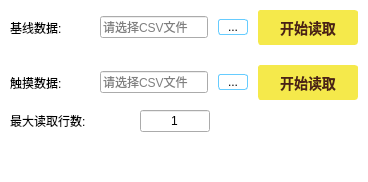
           <widget class="QWidget" name="bottom_3" native="true">
            <property name="styleSheet">
             <string notr="true">QWidget#bottom_3 {
    background-color: #FFFFFF;
}</string>
            </property>
            <layout class="QVBoxLayout" name="bottom3Layout">
             <property name="spacing">
              <number>0</number>
             </property>
             <property name="leftMargin">
              <number>0</number>
             </property>
             <property name="topMargin">
              <number>0</number>
             </property>
             <property name="rightMargin">
              <number>0</number>
             </property>
             <property name="bottomMargin">
              <number>0</number>
             </property>
             <item>
              <widget class="QWidget" name="baselineArea" native="true">
               <property name="styleSheet">
                <string notr="true">QWidget#baselineArea {
    background-color: #FFFFFF;
}</string>
               </property>
               <layout class="QVBoxLayout" name="baselineAreaLayout">
                <property name="spacing">
                 <number>10</number>
                </property>
                <property name="leftMargin">
                 <number>10</number>
                </property>
                <property name="topMargin">
                 <number>10</number>
                </property>
                <property name="rightMargin">
                 <number>10</number>
                </property>
                <property name="bottomMargin">
                 <number>10</number>
                </property>
                <item>
                 <layout class="QHBoxLayout" name="baselineFileLayout">
               <item>
                <widget class="QLabel" name="baselineFileLabel">
                 <property name="minimumSize">
                  <size>
                   <width>80</width>
                   <height>0</height>
                  </size>
                 </property>
                 <property name="maximumSize">
                  <size>
                   <width>80</width>
                   <height>16777215</height>
                  </size>
                 </property>
                 <property name="text">
                  <string>基线数据:</string>
                 </property>
                </widget>
               </item>
               <item>
                <widget class="QLineEdit" name="baselineFileLineEdit">
                 <property name="readOnly">
                  <bool>true</bool>
                 </property>
                 <property name="placeholderText">
                  <string>请选择CSV文件</string>
                 </property>
                </widget>
               </item>
               <item>
                <widget class="QPushButton" name="baselineFileBrowseButton">
                 <property name="minimumSize">
                  <size>
                   <width>30</width>
                   <height>0</height>
                  </size>
                 </property>
                 <property name="maximumSize">
                  <size>
                   <width>30</width>
                   <height>16777215</height>
                  </size>
                 </property>
                 <property name="styleSheet">
                  <string notr="true">QPushButton {
    background-color: white;
    border: 1px solid #66CCFF;
    border-radius: 3px;
}
QPushButton:hover {
    background-color: #E6F7FF;
}
QPushButton:pressed {
    background-color: #66CCFF;
}</string>
                 </property>
                 <property name="text">
                  <string>...</string>
                 </property>
                </widget>
               </item>
               <item>
                <widget class="QPushButton" name="baselineReadButton">
                 <property name="minimumSize">
                  <size>
                   <width>100</width>
                   <height>35</height>
                  </size>
                 </property>
                 <property name="maximumSize">
                  <size>
                   <width>100</width>
                   <height>35</height>
                  </size>
                 </property>
                 <property name="styleSheet">
                  <string notr="true">QPushButton {
    background-color: #F5E94B;
    color: #4B2116;
    border: 1px solid #F5E94B;
    border-radius: 3px;
    font-size: 14px;
    font-weight: bold;
}
QPushButton:hover {
    background-color: #F7EE6A;
}
QPushButton:pressed {
    background-color: #E5D93B;
}</string>
                 </property>
                 <property name="text">
                  <string>开始读取</string>
                 </property>
                </widget>
                 </item>
                </layout>
               </item>
              </layout>
             </widget>
            </item>
            <item>
             <widget class="QWidget" name="touchArea" native="true">
              <property name="styleSheet">
               <string notr="true">QWidget#touchArea {
    background-color: #FFFFFF;
}</string>
              </property>
              <layout class="QVBoxLayout" name="touchAreaLayout">
               <property name="spacing">
                <number>10</number>
               </property>
               <property name="leftMargin">
                <number>10</number>
               </property>
               <property name="topMargin">
                <number>10</number>
               </property>
               <property name="rightMargin">
                <number>10</number>
               </property>
               <property name="bottomMargin">
                <number>10</number>
               </property>
               <item>
                <layout class="QHBoxLayout" name="touchFileLayout">
                 <item>
                  <widget class="QLabel" name="touchFileLabel">
                 <property name="minimumSize">
                  <size>
                   <width>80</width>
                   <height>0</height>
                  </size>
                 </property>
                 <property name="maximumSize">
                  <size>
                   <width>80</width>
                   <height>16777215</height>
                  </size>
                 </property>
                 <property name="text">
                  <string>触摸数据:</string>
                 </property>
                </widget>
               </item>
               <item>
                <widget class="QLineEdit" name="touchFileLineEdit">
                 <property name="readOnly">
                  <bool>true</bool>
                 </property>
                 <property name="placeholderText">
                  <string>请选择CSV文件</string>
                 </property>
                </widget>
               </item>
               <item>
                <widget class="QPushButton" name="touchFileBrowseButton">
                 <property name="minimumSize">
                  <size>
                   <width>30</width>
                   <height>0</height>
                  </size>
                 </property>
                 <property name="maximumSize">
                  <size>
                   <width>30</width>
                   <height>16777215</height>
                  </size>
                 </property>
                 <property name="styleSheet">
                  <string notr="true">QPushButton {
    background-color: white;
    border: 1px solid #66CCFF;
    border-radius: 3px;
}
QPushButton:hover {
    background-color: #E6F7FF;
}
QPushButton:pressed {
    background-color: #66CCFF;
}</string>
                 </property>
                 <property name="text">
                  <string>...</string>
                 </property>
                </widget>
               </item>
               <item>
                <widget class="QPushButton" name="touchReadButton">
                 <property name="minimumSize">
                  <size>
                   <width>100</width>
                   <height>35</height>
                  </size>
                 </property>
                 <property name="maximumSize">
                  <size>
                   <width>100</width>
                   <height>35</height>
                  </size>
                 </property>
                 <property name="styleSheet">
                  <string notr="true">QPushButton {
    background-color: #F5E94B;
    color: #4B2116;
    border: 1px solid #F5E94B;
    border-radius: 3px;
    font-size: 14px;
    font-weight: bold;
}
QPushButton:hover {
    background-color: #F7EE6A;
}
QPushButton:pressed {
    background-color: #E5D93B;
}</string>
                 </property>
                 <property name="text">
                  <string>开始读取</string>
                 </property>
                  </widget>
                 </item>
                </layout>
               </item>
               <item>
                <layout class="QHBoxLayout" name="maxRowsLayout">
                 <item>
                  <widget class="QLabel" name="maxRowsLabel">
                   <property name="minimumSize">
                    <size>
                     <width>120</width>
                     <height>0</height>
                    </size>
                   </property>
                   <property name="maximumSize">
                    <size>
                     <width>120</width>
                     <height>16777215</height>
                    </size>
                   </property>
                   <property name="text">
                    <string>最大读取行数:</string>
                   </property>
                  </widget>
                 </item>
                 <item>
                  <widget class="QLineEdit" name="maxRowsLineEdit">
                   <property name="minimumSize">
                    <size>
                     <width>70</width>
                     <height>0</height>
                    </size>
                   </property>
                   <property name="maximumSize">
                    <size>
                     <width>70</width>
                     <height>16777215</height>
                    </size>
                   </property>
                   <property name="text">
                    <string>1</string>
                   </property>
                   <property name="alignment">
                    <set>Qt::AlignCenter</set>
                   </property>
                   <property name="placeholderText">
                    <string>1</string>
                   </property>
                  </widget>
                 </item>
                 <item>
                  <spacer name="maxRowsSpacer">
                   <property name="orientation">
                    <enum>Qt::Horizontal</enum>
                   </property>
                   <property name="sizeHint" stdset="0">
                    <size>
                     <width>40</width>
                     <height>20</height>
                    </size>
                   </property>
                  </spacer>
                 </item>
                </layout>
               </item>
               <item>
                <spacer name="touchAreaSpacer">
                 <property name="orientation">
                  <enum>Qt::Vertical</enum>
                 </property>
                 <property name="sizeHint" stdset="0">
                  <size>
                   <width>20</width>
                   <height>40</height>
                  </size>
                 </property>
                </spacer>
               </item>
              </layout>
             </widget>
            </item>
           </layout>
          </widget>
